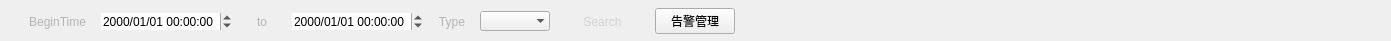
  <widget class="QWidget" name="layoutWidget">
   <property name="geometry">
    <rect>
     <x>0</x>
     <y>20</y>
     <width>1391</width>
     <height>41</height>
    </rect>
   </property>
   <layout class="QHBoxLayout" name="horizontalLayout">
    <property name="spacing">
     <number>15</number>
    </property>
    <property name="leftMargin">
     <number>9</number>
    </property>
    <property name="topMargin">
     <number>6</number>
    </property>
    <property name="rightMargin">
     <number>9</number>
    </property>
    <property name="bottomMargin">
     <number>4</number>
    </property>
    <item>
     <spacer name="verticalSpacer">
      <property name="orientation">
       <enum>Qt::Vertical</enum>
      </property>
      <property name="sizeType">
       <enum>QSizePolicy::Maximum</enum>
      </property>
      <property name="sizeHint" stdset="0">
       <size>
        <width>20</width>
        <height>40</height>
       </size>
      </property>
     </spacer>
    </item>
    <item>
     <widget class="QLabel" name="label_2">
      <property name="palette">
       <palette>
        <active>
         <colorrole role="WindowText">
          <brush brushstyle="SolidPattern">
           <color alpha="255">
            <red>180</red>
            <green>180</green>
            <blue>180</blue>
           </color>
          </brush>
         </colorrole>
         <colorrole role="Button">
          <brush brushstyle="SolidPattern">
           <color alpha="255">
            <red>0</red>
            <green>0</green>
            <blue>0</blue>
           </color>
          </brush>
         </colorrole>
         <colorrole role="Light">
          <brush brushstyle="SolidPattern">
           <color alpha="255">
            <red>0</red>
            <green>0</green>
            <blue>0</blue>
           </color>
          </brush>
         </colorrole>
         <colorrole role="Midlight">
          <brush brushstyle="SolidPattern">
           <color alpha="255">
            <red>0</red>
            <green>0</green>
            <blue>0</blue>
           </color>
          </brush>
         </colorrole>
         <colorrole role="Dark">
          <brush brushstyle="SolidPattern">
           <color alpha="255">
            <red>0</red>
            <green>0</green>
            <blue>0</blue>
           </color>
          </brush>
         </colorrole>
         <colorrole role="Mid">
          <brush brushstyle="SolidPattern">
           <color alpha="255">
            <red>0</red>
            <green>0</green>
            <blue>0</blue>
           </color>
          </brush>
         </colorrole>
         <colorrole role="Text">
          <brush brushstyle="SolidPattern">
           <color alpha="255">
            <red>255</red>
            <green>255</green>
            <blue>255</blue>
           </color>
          </brush>
         </colorrole>
         <colorrole role="BrightText">
          <brush brushstyle="SolidPattern">
           <color alpha="255">
            <red>255</red>
            <green>255</green>
            <blue>255</blue>
           </color>
          </brush>
         </colorrole>
         <colorrole role="ButtonText">
          <brush brushstyle="SolidPattern">
           <color alpha="255">
            <red>255</red>
            <green>255</green>
            <blue>255</blue>
           </color>
          </brush>
         </colorrole>
         <colorrole role="Base">
          <brush brushstyle="SolidPattern">
           <color alpha="255">
            <red>0</red>
            <green>0</green>
            <blue>0</blue>
           </color>
          </brush>
         </colorrole>
         <colorrole role="Window">
          <brush brushstyle="SolidPattern">
           <color alpha="255">
            <red>0</red>
            <green>0</green>
            <blue>0</blue>
           </color>
          </brush>
         </colorrole>
         <colorrole role="Shadow">
          <brush brushstyle="SolidPattern">
           <color alpha="255">
            <red>0</red>
            <green>0</green>
            <blue>0</blue>
           </color>
          </brush>
         </colorrole>
         <colorrole role="AlternateBase">
          <brush brushstyle="SolidPattern">
           <color alpha="255">
            <red>0</red>
            <green>0</green>
            <blue>0</blue>
           </color>
          </brush>
         </colorrole>
         <colorrole role="ToolTipBase">
          <brush brushstyle="SolidPattern">
           <color alpha="255">
            <red>255</red>
            <green>255</green>
            <blue>220</blue>
           </color>
          </brush>
         </colorrole>
         <colorrole role="ToolTipText">
          <brush brushstyle="SolidPattern">
           <color alpha="255">
            <red>0</red>
            <green>0</green>
            <blue>0</blue>
           </color>
          </brush>
         </colorrole>
        </active>
        <inactive>
         <colorrole role="WindowText">
          <brush brushstyle="SolidPattern">
           <color alpha="255">
            <red>180</red>
            <green>180</green>
            <blue>180</blue>
           </color>
          </brush>
         </colorrole>
         <colorrole role="Button">
          <brush brushstyle="SolidPattern">
           <color alpha="255">
            <red>0</red>
            <green>0</green>
            <blue>0</blue>
           </color>
          </brush>
         </colorrole>
         <colorrole role="Light">
          <brush brushstyle="SolidPattern">
           <color alpha="255">
            <red>0</red>
            <green>0</green>
            <blue>0</blue>
           </color>
          </brush>
         </colorrole>
         <colorrole role="Midlight">
          <brush brushstyle="SolidPattern">
           <color alpha="255">
            <red>0</red>
            <green>0</green>
            <blue>0</blue>
           </color>
          </brush>
         </colorrole>
         <colorrole role="Dark">
          <brush brushstyle="SolidPattern">
           <color alpha="255">
            <red>0</red>
            <green>0</green>
            <blue>0</blue>
           </color>
          </brush>
         </colorrole>
         <colorrole role="Mid">
          <brush brushstyle="SolidPattern">
           <color alpha="255">
            <red>0</red>
            <green>0</green>
            <blue>0</blue>
           </color>
          </brush>
         </colorrole>
         <colorrole role="Text">
          <brush brushstyle="SolidPattern">
           <color alpha="255">
            <red>255</red>
            <green>255</green>
            <blue>255</blue>
           </color>
          </brush>
         </colorrole>
         <colorrole role="BrightText">
          <brush brushstyle="SolidPattern">
           <color alpha="255">
            <red>255</red>
            <green>255</green>
            <blue>255</blue>
           </color>
          </brush>
         </colorrole>
         <colorrole role="ButtonText">
          <brush brushstyle="SolidPattern">
           <color alpha="255">
            <red>255</red>
            <green>255</green>
            <blue>255</blue>
           </color>
          </brush>
         </colorrole>
         <colorrole role="Base">
          <brush brushstyle="SolidPattern">
           <color alpha="255">
            <red>0</red>
            <green>0</green>
            <blue>0</blue>
           </color>
          </brush>
         </colorrole>
         <colorrole role="Window">
          <brush brushstyle="SolidPattern">
           <color alpha="255">
            <red>0</red>
            <green>0</green>
            <blue>0</blue>
           </color>
          </brush>
         </colorrole>
         <colorrole role="Shadow">
          <brush brushstyle="SolidPattern">
           <color alpha="255">
            <red>0</red>
            <green>0</green>
            <blue>0</blue>
           </color>
          </brush>
         </colorrole>
         <colorrole role="AlternateBase">
          <brush brushstyle="SolidPattern">
           <color alpha="255">
            <red>0</red>
            <green>0</green>
            <blue>0</blue>
           </color>
          </brush>
         </colorrole>
         <colorrole role="ToolTipBase">
          <brush brushstyle="SolidPattern">
           <color alpha="255">
            <red>255</red>
            <green>255</green>
            <blue>220</blue>
           </color>
          </brush>
         </colorrole>
         <colorrole role="ToolTipText">
          <brush brushstyle="SolidPattern">
           <color alpha="255">
            <red>0</red>
            <green>0</green>
            <blue>0</blue>
           </color>
          </brush>
         </colorrole>
        </inactive>
        <disabled>
         <colorrole role="WindowText">
          <brush brushstyle="SolidPattern">
           <color alpha="255">
            <red>0</red>
            <green>0</green>
            <blue>0</blue>
           </color>
          </brush>
         </colorrole>
         <colorrole role="Button">
          <brush brushstyle="SolidPattern">
           <color alpha="255">
            <red>0</red>
            <green>0</green>
            <blue>0</blue>
           </color>
          </brush>
         </colorrole>
         <colorrole role="Light">
          <brush brushstyle="SolidPattern">
           <color alpha="255">
            <red>0</red>
            <green>0</green>
            <blue>0</blue>
           </color>
          </brush>
         </colorrole>
         <colorrole role="Midlight">
          <brush brushstyle="SolidPattern">
           <color alpha="255">
            <red>0</red>
            <green>0</green>
            <blue>0</blue>
           </color>
          </brush>
         </colorrole>
         <colorrole role="Dark">
          <brush brushstyle="SolidPattern">
           <color alpha="255">
            <red>0</red>
            <green>0</green>
            <blue>0</blue>
           </color>
          </brush>
         </colorrole>
         <colorrole role="Mid">
          <brush brushstyle="SolidPattern">
           <color alpha="255">
            <red>0</red>
            <green>0</green>
            <blue>0</blue>
           </color>
          </brush>
         </colorrole>
         <colorrole role="Text">
          <brush brushstyle="SolidPattern">
           <color alpha="255">
            <red>0</red>
            <green>0</green>
            <blue>0</blue>
           </color>
          </brush>
         </colorrole>
         <colorrole role="BrightText">
          <brush brushstyle="SolidPattern">
           <color alpha="255">
            <red>255</red>
            <green>255</green>
            <blue>255</blue>
           </color>
          </brush>
         </colorrole>
         <colorrole role="ButtonText">
          <brush brushstyle="SolidPattern">
           <color alpha="255">
            <red>0</red>
            <green>0</green>
            <blue>0</blue>
           </color>
          </brush>
         </colorrole>
         <colorrole role="Base">
          <brush brushstyle="SolidPattern">
           <color alpha="255">
            <red>0</red>
            <green>0</green>
            <blue>0</blue>
           </color>
          </brush>
         </colorrole>
         <colorrole role="Window">
          <brush brushstyle="SolidPattern">
           <color alpha="255">
            <red>0</red>
            <green>0</green>
            <blue>0</blue>
           </color>
          </brush>
         </colorrole>
         <colorrole role="Shadow">
          <brush brushstyle="SolidPattern">
           <color alpha="255">
            <red>0</red>
            <green>0</green>
            <blue>0</blue>
           </color>
          </brush>
         </colorrole>
         <colorrole role="AlternateBase">
          <brush brushstyle="SolidPattern">
           <color alpha="255">
            <red>0</red>
            <green>0</green>
            <blue>0</blue>
           </color>
          </brush>
         </colorrole>
         <colorrole role="ToolTipBase">
          <brush brushstyle="SolidPattern">
           <color alpha="255">
            <red>255</red>
            <green>255</green>
            <blue>220</blue>
           </color>
          </brush>
         </colorrole>
         <colorrole role="ToolTipText">
          <brush brushstyle="SolidPattern">
           <color alpha="255">
            <red>0</red>
            <green>0</green>
            <blue>0</blue>
           </color>
          </brush>
         </colorrole>
        </disabled>
       </palette>
      </property>
      <property name="text">
       <string>BeginTime</string>
      </property>
      <property name="alignment">
       <set>Qt::AlignRight|Qt::AlignTrailing|Qt::AlignVCenter</set>
      </property>
     </widget>
    </item>
    <item>
     <widget class="QDateTimeEdit" name="dateTimeEditFrom">
      <property name="frame">
       <bool>false</bool>
      </property>
      <property name="readOnly">
       <bool>false</bool>
      </property>
      <property name="displayFormat">
       <string>yyyy/MM/dd HH:mm:ss</string>
      </property>
     </widget>
    </item>
    <item>
     <widget class="QLabel" name="label">
      <property name="minimumSize">
       <size>
        <width>30</width>
        <height>0</height>
       </size>
      </property>
      <property name="maximumSize">
       <size>
        <width>30</width>
        <height>16777215</height>
       </size>
      </property>
      <property name="palette">
       <palette>
        <active>
         <colorrole role="WindowText">
          <brush brushstyle="SolidPattern">
           <color alpha="255">
            <red>180</red>
            <green>180</green>
            <blue>180</blue>
           </color>
          </brush>
         </colorrole>
         <colorrole role="Text">
          <brush brushstyle="SolidPattern">
           <color alpha="255">
            <red>180</red>
            <green>180</green>
            <blue>180</blue>
           </color>
          </brush>
         </colorrole>
         <colorrole role="ButtonText">
          <brush brushstyle="SolidPattern">
           <color alpha="255">
            <red>180</red>
            <green>180</green>
            <blue>180</blue>
           </color>
          </brush>
         </colorrole>
        </active>
        <inactive>
         <colorrole role="WindowText">
          <brush brushstyle="SolidPattern">
           <color alpha="255">
            <red>180</red>
            <green>180</green>
            <blue>180</blue>
           </color>
          </brush>
         </colorrole>
         <colorrole role="Text">
          <brush brushstyle="SolidPattern">
           <color alpha="255">
            <red>180</red>
            <green>180</green>
            <blue>180</blue>
           </color>
          </brush>
         </colorrole>
         <colorrole role="ButtonText">
          <brush brushstyle="SolidPattern">
           <color alpha="255">
            <red>180</red>
            <green>180</green>
            <blue>180</blue>
           </color>
          </brush>
         </colorrole>
        </inactive>
        <disabled>
         <colorrole role="WindowText">
          <brush brushstyle="SolidPattern">
           <color alpha="255">
            <red>120</red>
            <green>120</green>
            <blue>120</blue>
           </color>
          </brush>
         </colorrole>
         <colorrole role="Text">
          <brush brushstyle="SolidPattern">
           <color alpha="255">
            <red>120</red>
            <green>120</green>
            <blue>120</blue>
           </color>
          </brush>
         </colorrole>
         <colorrole role="ButtonText">
          <brush brushstyle="SolidPattern">
           <color alpha="255">
            <red>120</red>
            <green>120</green>
            <blue>120</blue>
           </color>
          </brush>
         </colorrole>
        </disabled>
       </palette>
      </property>
      <property name="text">
       <string>to</string>
      </property>
      <property name="alignment">
       <set>Qt::AlignCenter</set>
      </property>
     </widget>
    </item>
    <item>
     <widget class="QDateTimeEdit" name="dateTimeEditTo">
      <property name="frame">
       <bool>false</bool>
      </property>
      <property name="readOnly">
       <bool>false</bool>
      </property>
      <property name="displayFormat">
       <string>yyyy/MM/dd HH:mm:ss</string>
      </property>
     </widget>
    </item>
    <item>
     <widget class="QLabel" name="labelType">
      <property name="minimumSize">
       <size>
        <width>0</width>
        <height>0</height>
       </size>
      </property>
      <property name="maximumSize">
       <size>
        <width>16777215</width>
        <height>16777215</height>
       </size>
      </property>
      <property name="palette">
       <palette>
        <active>
         <colorrole role="WindowText">
          <brush brushstyle="SolidPattern">
           <color alpha="255">
            <red>180</red>
            <green>180</green>
            <blue>180</blue>
           </color>
          </brush>
         </colorrole>
         <colorrole role="Text">
          <brush brushstyle="SolidPattern">
           <color alpha="255">
            <red>180</red>
            <green>180</green>
            <blue>180</blue>
           </color>
          </brush>
         </colorrole>
         <colorrole role="ButtonText">
          <brush brushstyle="SolidPattern">
           <color alpha="255">
            <red>180</red>
            <green>180</green>
            <blue>180</blue>
           </color>
          </brush>
         </colorrole>
        </active>
        <inactive>
         <colorrole role="WindowText">
          <brush brushstyle="SolidPattern">
           <color alpha="255">
            <red>180</red>
            <green>180</green>
            <blue>180</blue>
           </color>
          </brush>
         </colorrole>
         <colorrole role="Text">
          <brush brushstyle="SolidPattern">
           <color alpha="255">
            <red>180</red>
            <green>180</green>
            <blue>180</blue>
           </color>
          </brush>
         </colorrole>
         <colorrole role="ButtonText">
          <brush brushstyle="SolidPattern">
           <color alpha="255">
            <red>180</red>
            <green>180</green>
            <blue>180</blue>
           </color>
          </brush>
         </colorrole>
        </inactive>
        <disabled>
         <colorrole role="WindowText">
          <brush brushstyle="SolidPattern">
           <color alpha="255">
            <red>120</red>
            <green>120</green>
            <blue>120</blue>
           </color>
          </brush>
         </colorrole>
         <colorrole role="Text">
          <brush brushstyle="SolidPattern">
           <color alpha="255">
            <red>120</red>
            <green>120</green>
            <blue>120</blue>
           </color>
          </brush>
         </colorrole>
         <colorrole role="ButtonText">
          <brush brushstyle="SolidPattern">
           <color alpha="255">
            <red>120</red>
            <green>120</green>
            <blue>120</blue>
           </color>
          </brush>
         </colorrole>
        </disabled>
       </palette>
      </property>
      <property name="text">
       <string>Type</string>
      </property>
      <property name="alignment">
       <set>Qt::AlignRight|Qt::AlignTrailing|Qt::AlignVCenter</set>
      </property>
     </widget>
    </item>
    <item>
     <widget class="QComboBox" name="comboBoxType">
      <property name="duplicatesEnabled">
       <bool>false</bool>
      </property>
      <property name="frame">
       <bool>false</bool>
      </property>
     </widget>
    </item>
    <item>
     <widget class="QPushButton" name="btnSearch">
      <property name="minimumSize">
       <size>
        <width>75</width>
        <height>23</height>
       </size>
      </property>
      <property name="maximumSize">
       <size>
        <width>75</width>
        <height>23</height>
       </size>
      </property>
      <property name="palette">
       <palette>
        <active>
         <colorrole role="WindowText">
          <brush brushstyle="SolidPattern">
           <color alpha="255">
            <red>210</red>
            <green>210</green>
            <blue>210</blue>
           </color>
          </brush>
         </colorrole>
         <colorrole role="Button">
          <brush brushstyle="SolidPattern">
           <color alpha="255">
            <red>0</red>
            <green>0</green>
            <blue>0</blue>
           </color>
          </brush>
         </colorrole>
         <colorrole role="Light">
          <brush brushstyle="SolidPattern">
           <color alpha="255">
            <red>0</red>
            <green>0</green>
            <blue>0</blue>
           </color>
          </brush>
         </colorrole>
         <colorrole role="Midlight">
          <brush brushstyle="SolidPattern">
           <color alpha="255">
            <red>0</red>
            <green>0</green>
            <blue>0</blue>
           </color>
          </brush>
         </colorrole>
         <colorrole role="Dark">
          <brush brushstyle="SolidPattern">
           <color alpha="255">
            <red>0</red>
            <green>0</green>
            <blue>0</blue>
           </color>
          </brush>
         </colorrole>
         <colorrole role="Mid">
          <brush brushstyle="SolidPattern">
           <color alpha="255">
            <red>0</red>
            <green>0</green>
            <blue>0</blue>
           </color>
          </brush>
         </colorrole>
         <colorrole role="Text">
          <brush brushstyle="SolidPattern">
           <color alpha="255">
            <red>210</red>
            <green>210</green>
            <blue>210</blue>
           </color>
          </brush>
         </colorrole>
         <colorrole role="BrightText">
          <brush brushstyle="SolidPattern">
           <color alpha="255">
            <red>255</red>
            <green>255</green>
            <blue>255</blue>
           </color>
          </brush>
         </colorrole>
         <colorrole role="ButtonText">
          <brush brushstyle="SolidPattern">
           <color alpha="255">
            <red>210</red>
            <green>210</green>
            <blue>210</blue>
           </color>
          </brush>
         </colorrole>
         <colorrole role="Base">
          <brush brushstyle="SolidPattern">
           <color alpha="255">
            <red>0</red>
            <green>0</green>
            <blue>0</blue>
           </color>
          </brush>
         </colorrole>
         <colorrole role="Window">
          <brush brushstyle="SolidPattern">
           <color alpha="255">
            <red>0</red>
            <green>0</green>
            <blue>0</blue>
           </color>
          </brush>
         </colorrole>
         <colorrole role="Shadow">
          <brush brushstyle="SolidPattern">
           <color alpha="255">
            <red>0</red>
            <green>0</green>
            <blue>0</blue>
           </color>
          </brush>
         </colorrole>
         <colorrole role="AlternateBase">
          <brush brushstyle="SolidPattern">
           <color alpha="255">
            <red>0</red>
            <green>0</green>
            <blue>0</blue>
           </color>
          </brush>
         </colorrole>
         <colorrole role="ToolTipBase">
          <brush brushstyle="SolidPattern">
           <color alpha="255">
            <red>255</red>
            <green>255</green>
            <blue>220</blue>
           </color>
          </brush>
         </colorrole>
         <colorrole role="ToolTipText">
          <brush brushstyle="SolidPattern">
           <color alpha="255">
            <red>0</red>
            <green>0</green>
            <blue>0</blue>
           </color>
          </brush>
         </colorrole>
        </active>
        <inactive>
         <colorrole role="WindowText">
          <brush brushstyle="SolidPattern">
           <color alpha="255">
            <red>210</red>
            <green>210</green>
            <blue>210</blue>
           </color>
          </brush>
         </colorrole>
         <colorrole role="Button">
          <brush brushstyle="SolidPattern">
           <color alpha="255">
            <red>0</red>
            <green>0</green>
            <blue>0</blue>
           </color>
          </brush>
         </colorrole>
         <colorrole role="Light">
          <brush brushstyle="SolidPattern">
           <color alpha="255">
            <red>0</red>
            <green>0</green>
            <blue>0</blue>
           </color>
          </brush>
         </colorrole>
         <colorrole role="Midlight">
          <brush brushstyle="SolidPattern">
           <color alpha="255">
            <red>0</red>
            <green>0</green>
            <blue>0</blue>
           </color>
          </brush>
         </colorrole>
         <colorrole role="Dark">
          <brush brushstyle="SolidPattern">
           <color alpha="255">
            <red>0</red>
            <green>0</green>
            <blue>0</blue>
           </color>
          </brush>
         </colorrole>
         <colorrole role="Mid">
          <brush brushstyle="SolidPattern">
           <color alpha="255">
            <red>0</red>
            <green>0</green>
            <blue>0</blue>
           </color>
          </brush>
         </colorrole>
         <colorrole role="Text">
          <brush brushstyle="SolidPattern">
           <color alpha="255">
            <red>210</red>
            <green>210</green>
            <blue>210</blue>
           </color>
          </brush>
         </colorrole>
         <colorrole role="BrightText">
          <brush brushstyle="SolidPattern">
           <color alpha="255">
            <red>255</red>
            <green>255</green>
            <blue>255</blue>
           </color>
          </brush>
         </colorrole>
         <colorrole role="ButtonText">
          <brush brushstyle="SolidPattern">
           <color alpha="255">
            <red>210</red>
            <green>210</green>
            <blue>210</blue>
           </color>
          </brush>
         </colorrole>
         <colorrole role="Base">
          <brush brushstyle="SolidPattern">
           <color alpha="255">
            <red>0</red>
            <green>0</green>
            <blue>0</blue>
           </color>
          </brush>
         </colorrole>
         <colorrole role="Window">
          <brush brushstyle="SolidPattern">
           <color alpha="255">
            <red>0</red>
            <green>0</green>
            <blue>0</blue>
           </color>
          </brush>
         </colorrole>
         <colorrole role="Shadow">
          <brush brushstyle="SolidPattern">
           <color alpha="255">
            <red>0</red>
            <green>0</green>
            <blue>0</blue>
           </color>
          </brush>
         </colorrole>
         <colorrole role="AlternateBase">
          <brush brushstyle="SolidPattern">
           <color alpha="255">
            <red>0</red>
            <green>0</green>
            <blue>0</blue>
           </color>
          </brush>
         </colorrole>
         <colorrole role="ToolTipBase">
          <brush brushstyle="SolidPattern">
           <color alpha="255">
            <red>255</red>
            <green>255</green>
            <blue>220</blue>
           </color>
          </brush>
         </colorrole>
         <colorrole role="ToolTipText">
          <brush brushstyle="SolidPattern">
           <color alpha="255">
            <red>0</red>
            <green>0</green>
            <blue>0</blue>
           </color>
          </brush>
         </colorrole>
        </inactive>
        <disabled>
         <colorrole role="WindowText">
          <brush brushstyle="SolidPattern">
           <color alpha="255">
            <red>120</red>
            <green>120</green>
            <blue>120</blue>
           </color>
          </brush>
         </colorrole>
         <colorrole role="Button">
          <brush brushstyle="SolidPattern">
           <color alpha="255">
            <red>0</red>
            <green>0</green>
            <blue>0</blue>
           </color>
          </brush>
         </colorrole>
         <colorrole role="Light">
          <brush brushstyle="SolidPattern">
           <color alpha="255">
            <red>0</red>
            <green>0</green>
            <blue>0</blue>
           </color>
          </brush>
         </colorrole>
         <colorrole role="Midlight">
          <brush brushstyle="SolidPattern">
           <color alpha="255">
            <red>0</red>
            <green>0</green>
            <blue>0</blue>
           </color>
          </brush>
         </colorrole>
         <colorrole role="Dark">
          <brush brushstyle="SolidPattern">
           <color alpha="255">
            <red>0</red>
            <green>0</green>
            <blue>0</blue>
           </color>
          </brush>
         </colorrole>
         <colorrole role="Mid">
          <brush brushstyle="SolidPattern">
           <color alpha="255">
            <red>0</red>
            <green>0</green>
            <blue>0</blue>
           </color>
          </brush>
         </colorrole>
         <colorrole role="Text">
          <brush brushstyle="SolidPattern">
           <color alpha="255">
            <red>120</red>
            <green>120</green>
            <blue>120</blue>
           </color>
          </brush>
         </colorrole>
         <colorrole role="BrightText">
          <brush brushstyle="SolidPattern">
           <color alpha="255">
            <red>255</red>
            <green>255</green>
            <blue>255</blue>
           </color>
          </brush>
         </colorrole>
         <colorrole role="ButtonText">
          <brush brushstyle="SolidPattern">
           <color alpha="255">
            <red>120</red>
            <green>120</green>
            <blue>120</blue>
           </color>
          </brush>
         </colorrole>
         <colorrole role="Base">
          <brush brushstyle="SolidPattern">
           <color alpha="255">
            <red>0</red>
            <green>0</green>
            <blue>0</blue>
           </color>
          </brush>
         </colorrole>
         <colorrole role="Window">
          <brush brushstyle="SolidPattern">
           <color alpha="255">
            <red>0</red>
            <green>0</green>
            <blue>0</blue>
           </color>
          </brush>
         </colorrole>
         <colorrole role="Shadow">
          <brush brushstyle="SolidPattern">
           <color alpha="255">
            <red>0</red>
            <green>0</green>
            <blue>0</blue>
           </color>
          </brush>
         </colorrole>
         <colorrole role="AlternateBase">
          <brush brushstyle="SolidPattern">
           <color alpha="255">
            <red>0</red>
            <green>0</green>
            <blue>0</blue>
           </color>
          </brush>
         </colorrole>
         <colorrole role="ToolTipBase">
          <brush brushstyle="SolidPattern">
           <color alpha="255">
            <red>255</red>
            <green>255</green>
            <blue>220</blue>
           </color>
          </brush>
         </colorrole>
         <colorrole role="ToolTipText">
          <brush brushstyle="SolidPattern">
           <color alpha="255">
            <red>0</red>
            <green>0</green>
            <blue>0</blue>
           </color>
          </brush>
         </colorrole>
        </disabled>
       </palette>
      </property>
      <property name="cursor">
       <cursorShape>PointingHandCursor</cursorShape>
      </property>
      <property name="text">
       <string>Search</string>
      </property>
      <property name="flat">
       <bool>true</bool>
      </property>
     </widget>
    </item>
    <item>
     <widget class="QPushButton" name="pushButton">
      <property name="text">
       <string>告警管理</string>
      </property>
     </widget>
    </item>
    <item>
     <spacer name="horizontalSpacer_2">
      <property name="orientation">
       <enum>Qt::Horizontal</enum>
      </property>
      <property name="sizeHint" stdset="0">
       <size>
        <width>504</width>
        <height>20</height>
       </size>
      </property>
     </spacer>
    </item>
   </layout>
  </widget>
